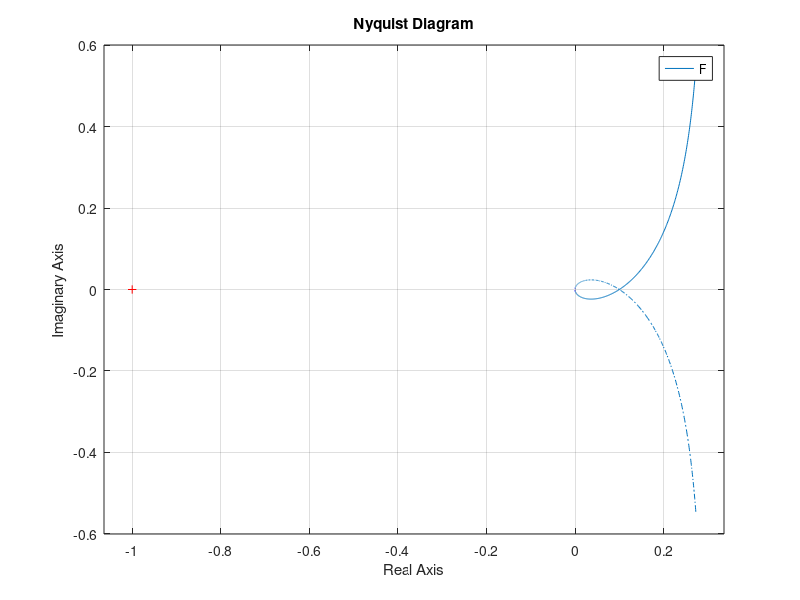
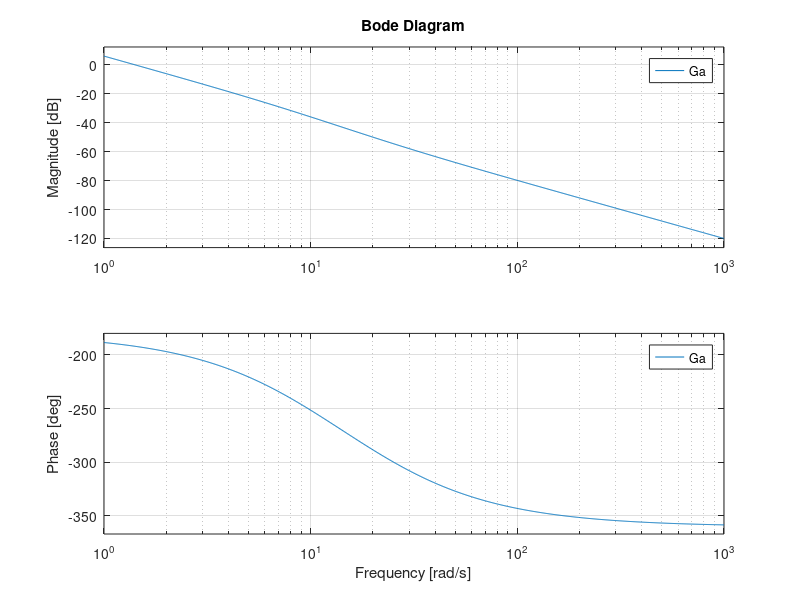
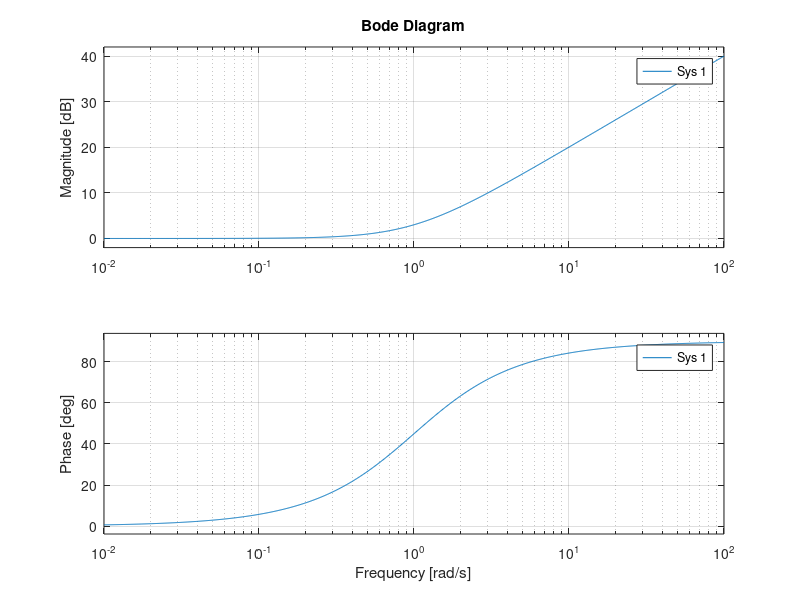
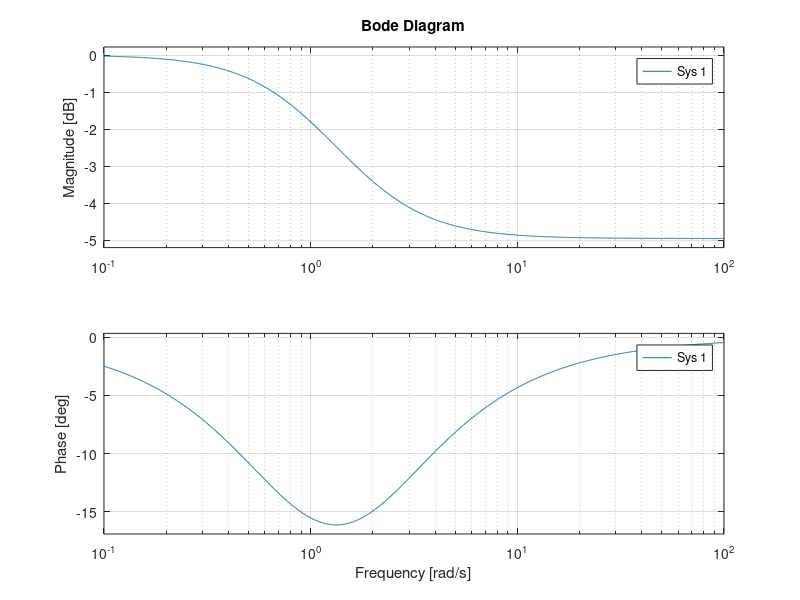

These figures' MATLAB source, in order:
clear all
close all
s = tf('s')

A = 0.1
F = (s-20) / (s*(s+10))

Kf = dcgain(s*F)
d1 = 0.1
d2 = 0.2

%si deve aggiungere un polo nel controllore

Kc = 1 / (0.5*A*Kf)


Kc = 10

figure,nyquist(F)

Kc = -10

%analisi specifiche dinamiche
 wb = 2.5 % (2.25<wb<2.75)
 wcd = 1.58
 
 %Mr <= 3.5db 
 %margine di fase 42.5
 
Ga = Kc/s * A * F
 
figure,bode(Ga)
 
%rete PI
figure,bode(1+s)
xz = 2
tauz = xz/wcd
Rpi = 1+tauz*s

Ga2 = Ga * Rpi

[m,f] = bode(Ga2,wcd)

%rete attenuatrice
mi = 1.77
figure,bode((1+s/mi)/(1+s))
xi = 50
taui = xi/wcd
Ri = (s*taui/mi+1) / (s*taui+1)

Ga3 = Ga2 * Ri

figure,margin(Ga3)

C = Kc/s * Rpi * Ri 

W = feedback(C*A*F,1)
figure,step(W)
figure,bode(W)

%specifiche soddisfatte